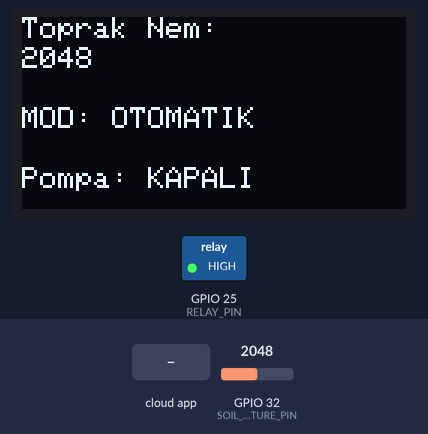
The sketch below on a simulated ESP32. Parts: 128×64 one-colour display, switched loads named in the sketch (green lamp = pin HIGH). The test bench sets the inputs (shaded band); at power-on: GPIO 32 (SOIL_MOISTURE_PIN) = 2048. WiFi joins after 1.5 s; servers stay silent unless stated; no MQTT or app messages arrive unless stated; what the sketch prints to the serial monitor is not drawn.

Above: at 7.2 s.
7.3 s: GPIO 32 (SOIL_MOISTURE_PIN) set to 2942
At 13.2 s:
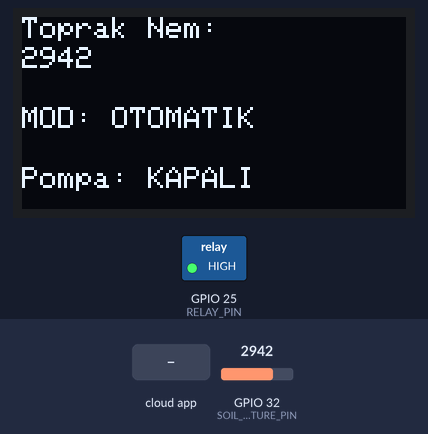
14.1 s: GPIO 32 (SOIL_MOISTURE_PIN) set to 3027
At 25.7 s:
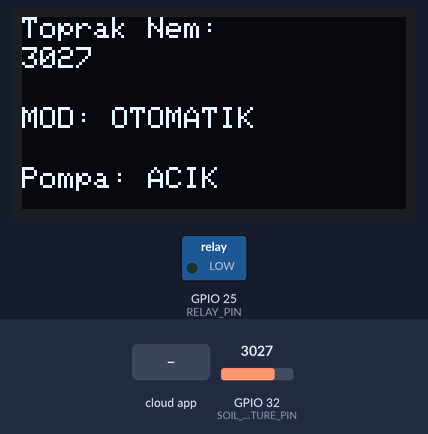
26.2 s: the phone or cloud app sets manual-mode to 1
At 31.9 s:
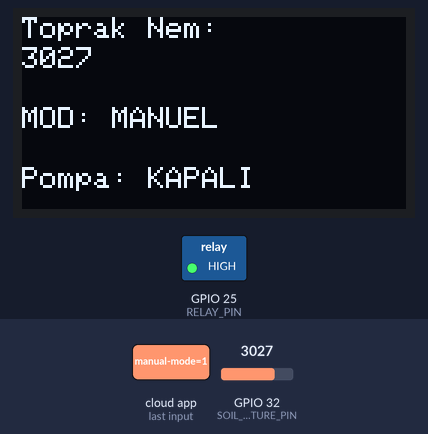
32.7 s: the phone or cloud app sets manual-pump to 1
At 38.5 s:
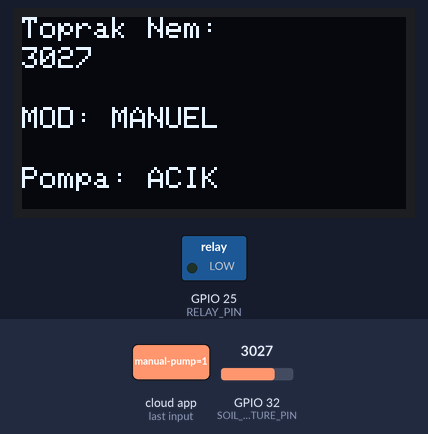
39.2 s: GPIO 32 (SOIL_MOISTURE_PIN) set to 2960
At 44.7 s:
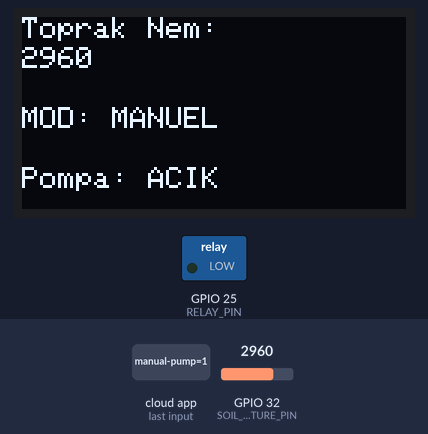
45.2 s: the phone or cloud app sets manual-mode to true
At 51.5 s:
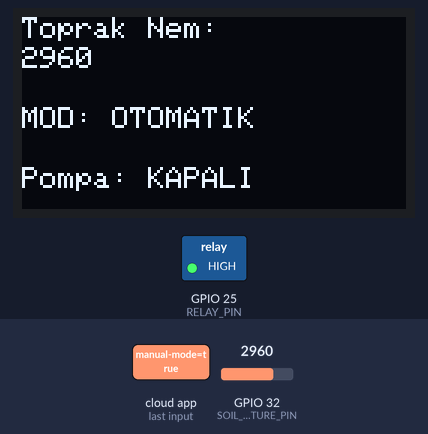
Timing chart, 0 to 52.7 s (numbered marks = the images above; inputs shaded):
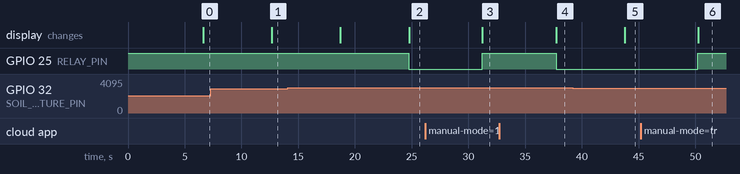

Measured:
- the behaviour switches between 3000 and 3001 on GPIO 32 (SOIL_MOISTURE_PIN) (found by bisection; images 1 and 2)
- after the input at 7.3 s, the display: changes after 5.4 s (image 1)
- after the input at 14.1 s, GPIO 25 (RELAY_PIN): HIGH → LOW after 10.6 s; the display: first changes after 4.6 s (image 2 shows a later state)
- after the input at 26.2 s, GPIO 25 (RELAY_PIN): LOW → HIGH after 5.0 s; the display: changes after 5.0 s (image 3)
- after the input at 32.7 s, GPIO 25 (RELAY_PIN): HIGH → LOW after 5.0 s; the display: changes after 5.0 s (image 4)
- after the input at 39.2 s, the display: changes after 4.6 s (image 5)
- after the input at 45.2 s, GPIO 25 (RELAY_PIN): LOW → HIGH after 5.0 s; the display: changes after 5.0 s (image 6)

The sketch:

main.ino
```cpp
#include <WiFi.h>
#include <Wire.h>
#include <Adafruit_GFX.h>
#include <Adafruit_SSD1306.h>
#include "Adafruit_MQTT.h"
#include "Adafruit_MQTT_Client.h"

// WiFi & MQTT
#define WIFI_SSID     "YOUR_WIFI_SSID"
#define WIFI_PASS     "YOUR_WIFI_PASSWORD"
#define AIO_USERNAME  "YOUR_ADAFRUIT_USERNAME"
#define AIO_KEY       "YOUR_ADAFRUIT_KEY"
#define AIO_SERVER      "io.adafruit.com"
#define AIO_SERVERPORT  1883

WiFiClient client;
Adafruit_MQTT_Client mqtt(&client, AIO_SERVER, AIO_SERVERPORT, AIO_USERNAME, AIO_KEY);

Adafruit_MQTT_Publish soilMoistureFeed = Adafruit_MQTT_Publish(&mqtt, AIO_USERNAME "/feeds/soil-moisture");
Adafruit_MQTT_Publish pumpStatusFeed = Adafruit_MQTT_Publish(&mqtt, AIO_USERNAME "/feeds/pump-status");
Adafruit_MQTT_Subscribe manualModeFeed = Adafruit_MQTT_Subscribe(&mqtt, AIO_USERNAME "/feeds/manual-mode");
Adafruit_MQTT_Subscribe manualPumpFeed = Adafruit_MQTT_Subscribe(&mqtt, AIO_USERNAME "/feeds/manual-pump");

// Pinler ve Ekran
#define RELAY_PIN         25
#define SOIL_MOISTURE_PIN 32
#define SCREEN_WIDTH 128
#define SCREEN_HEIGHT 64
#define SCREEN_ADDRESS 0x3C

Adafruit_SSD1306 display(SCREEN_WIDTH, SCREEN_HEIGHT, &Wire, -1);

// Durum Değişkenleri
int soilMoistureValue = 0;
bool pumpStatus = false;
bool manualMode = false;
bool manualPumpControl = false;
const int thresholdValue = 3000;

unsigned long lastMQTTSend = 0;
const unsigned long mqttInterval = 20000;

void connectToWiFi() {
  WiFi.begin(WIFI_SSID, WIFI_PASS);
  Serial.print("🔌 WiFi bağlanıyor...");
  while (WiFi.status() != WL_CONNECTED) {
    delay(500); Serial.print(".");
  }
  Serial.println(" ✅ Bağlandı!");
}

void connectToMQTT() {
  Serial.print("🌐 MQTT'ye bağlanılıyor...");
  int8_t ret;
  while ((ret = mqtt.connect()) != 0) {
    Serial.println(mqtt.connectErrorString(ret));
    mqtt.disconnect();
    delay(5000);
  }
  Serial.println("✅ MQTT bağlı.");
}

void setupDisplay() {
  if (!display.begin(SSD1306_SWITCHCAPVCC, SCREEN_ADDRESS)) {
    Serial.println("❌ OLED başlatılamadı");
    while (true);
  }
  display.clearDisplay();
  display.setTextSize(1);
  display.setTextColor(SSD1306_WHITE);
}

void readMQTTCommands() {
  mqtt.processPackets(10);
  mqtt.ping();

  Adafruit_MQTT_Subscribe *subscription;
  while ((subscription = mqtt.readSubscription(5000))) {
    if (subscription == &manualModeFeed && manualModeFeed.lastread != nullptr) {
      String modeValue = String((char *)manualModeFeed.lastread);
      manualMode = (modeValue == "1" || modeValue == "on" || modeValue == "ON");
      Serial.print("📨 manual-mode: "); Serial.println(modeValue);
    }
    if (subscription == &manualPumpFeed && manualPumpFeed.lastread != nullptr) {
      String pumpValue = String((char *)manualPumpFeed.lastread);
      manualPumpControl = (pumpValue == "ON" || pumpValue == "on" || pumpValue == "1" || pumpValue == "true");
      Serial.print("📨 manual-pump: "); Serial.println(pumpValue);
    }
  }

  // Röle kontrolü MQTT verileri okunduktan hemen sonra yapılır
  if (manualMode) {
    digitalWrite(RELAY_PIN, manualPumpControl ? LOW : HIGH);
    pumpStatus = manualPumpControl;
    Serial.println("🧭 Mod: MANUEL");
  } else {
    bool shouldPump = (soilMoistureValue > thresholdValue);
    digitalWrite(RELAY_PIN, shouldPump ? LOW : HIGH);
    pumpStatus = shouldPump;
    Serial.println("🧪 Mod: OTOMATIK");
  }

  Serial.print("🚰 Pompa: ");
  Serial.println(pumpStatus ? "AÇIK" : "KAPALI");
}

void readSoilMoisture() {
  soilMoistureValue = analogRead(SOIL_MOISTURE_PIN);
  Serial.print("🌱 Nem: "); Serial.println(soilMoistureValue);
}

void updateDisplay() {
  display.clearDisplay();
  display.setCursor(0, 0);
  display.println("Toprak Nem:");
  display.setCursor(0, 10);
  display.print(soilMoistureValue);
  display.setCursor(0, 30);
  display.println(manualMode ? "MOD: MANUEL" : "MOD: OTOMATIK");
  display.setCursor(0, 50);
  display.print("Pompa: ");
  display.println(pumpStatus ? "ACIK" : "KAPALI");
  display.display();
}

void publishMQTTData() {
  unsigned long now = millis();
  if (now - lastMQTTSend >= mqttInterval) {
    lastMQTTSend = now;
    soilMoistureFeed.publish(soilMoistureValue);
    pumpStatusFeed.publish(pumpStatus ? "1" : "0");
    Serial.println("📡 MQTT verileri gönderildi.");
  }
}

void setup() {
  Serial.begin(115200);
  pinMode(RELAY_PIN, OUTPUT);
  digitalWrite(RELAY_PIN, HIGH); // Başlangıçta pompa kapalı
  setupDisplay();
  connectToWiFi();
  mqtt.subscribe(&manualModeFeed);
  mqtt.subscribe(&manualPumpFeed);
  connectToMQTT();
}

void loop() {
  if (!mqtt.connected()) connectToMQTT();

  readMQTTCommands();
  readSoilMoisture();
  updateDisplay();
  publishMQTTData();

  delay(1000); // Dengeli çalışma için 1 sn bekleme
}
```
